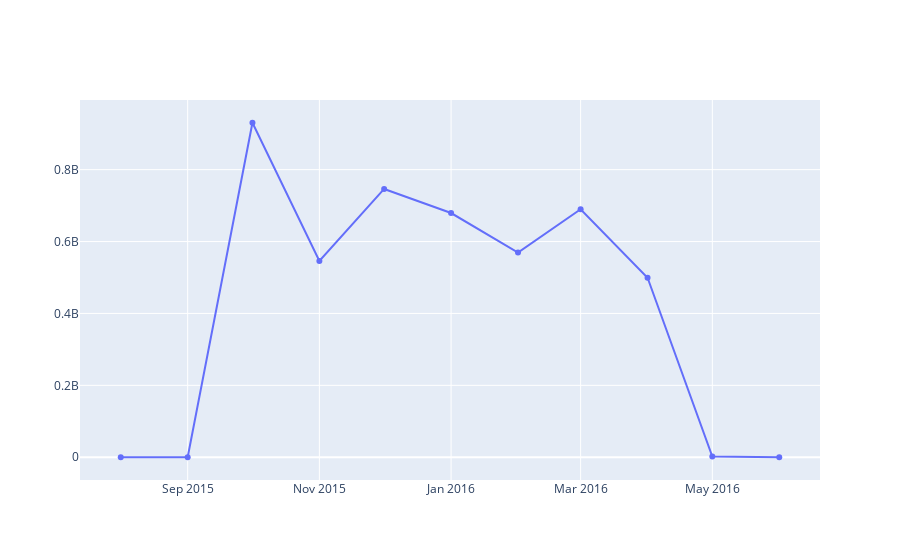

The code cell stored with this chart in its notebook:
### Markdown cell above
### Acelasi grafic cu pachetul plotly

### Code cell
# import plotly.express as px

df = df_sample
# df.InvoiceMonth = df.InvoiceMonth.astype('str')
# fig = px.line(df, x="InvoiceMonth", y="Revenue", title='Monthly Revenue')
# fig.show()

import plotly.graph_objects as go

fig = go.Figure(data=go.Scatter(x=df.InvoiceMonth, y=df.Revenue))
fig.show()

### Figure 1 — Plotly figure (JSON) as saved in the notebook; plotly's stock layout.template omitted (floating-point values rounded to 4 significant figures)
{"data": [{"type": "scatter", "x": ["2015-08", "2015-09", "2015-10", "2015-11", "2015-12", "2016-01", "2016-02", "2016-03", "2016-04", "2016-05", "2016-06"], "y": [395, 97187, 930409911, 546207198, 746291693, 679298099, 569434827, 689793062, 499275713, 2027921, 1339]}], "layout": {}}
